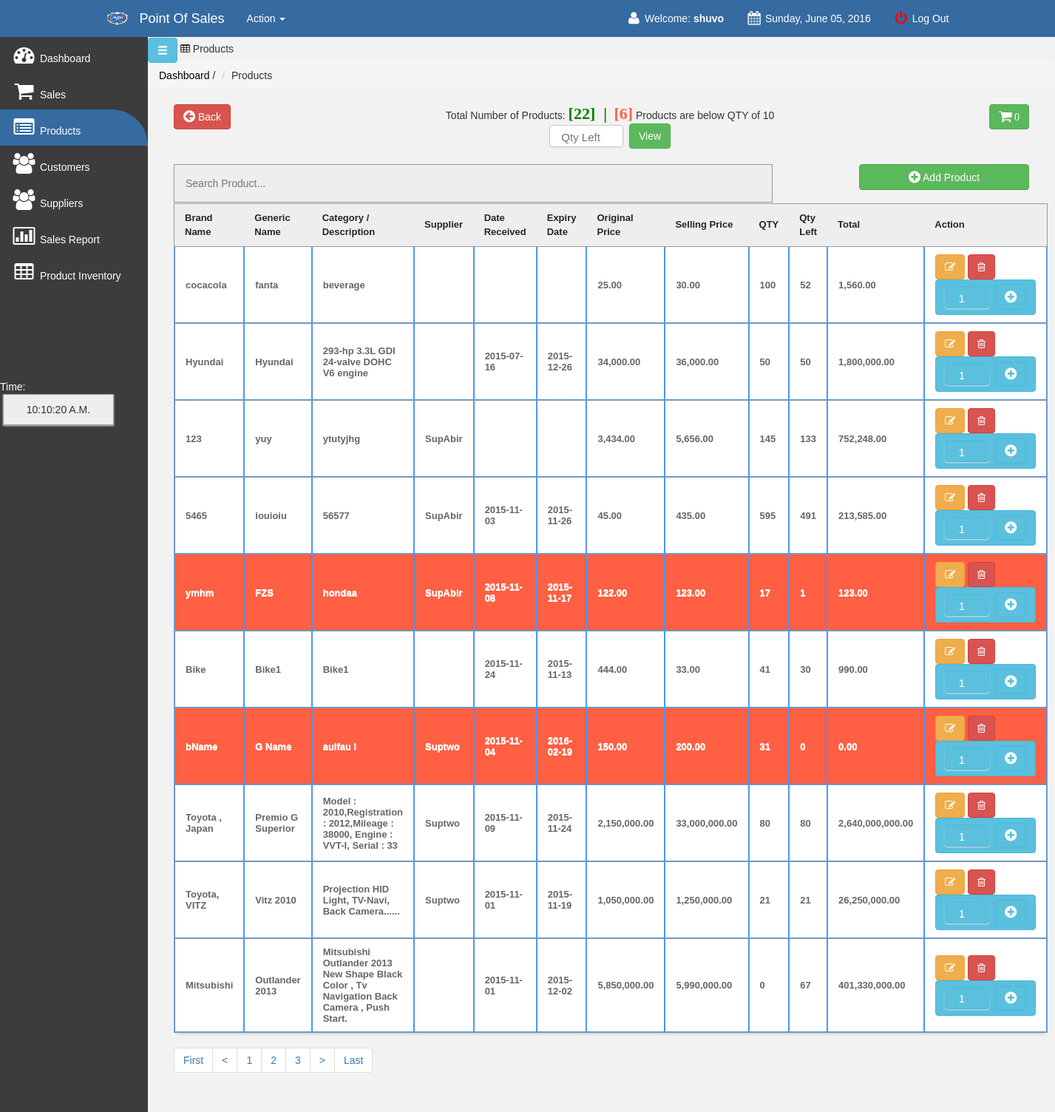
The app's page /main/products.php (signed in) with its own data.
### tables this page shows
CREATE TABLE IF NOT EXISTS `products` (
  `product_id` int(11) NOT NULL AUTO_INCREMENT,
  `product_code` varchar(200) NOT NULL,
  `gen_name` varchar(200) NOT NULL,
  `product_name` varchar(200) NOT NULL,
  `cost` varchar(100) NOT NULL,
  `o_price` varchar(100) NOT NULL,
  `price` varchar(100) NOT NULL,
  `profit` varchar(100) NOT NULL,
  `supplier` varchar(100) NOT NULL,
  `onhand_qty` int(10) NOT NULL,
  `qty` int(10) NOT NULL,
  `qty_sold` int(10) NOT NULL,
  `expiry_date` varchar(500) NOT NULL,
  `date_arrival` varchar(500) NOT NULL,
  PRIMARY KEY (`product_id`)
);

### main/products.php (the view, shortened to what this page needs)
<!DOCTYPE html>
<html>
<head>
	<link href="css/bootstrap.min.css" rel="stylesheet"/>
	<link href="css/cartstyle.css" rel="stylesheet" type="text/css" media="all" />
    <link rel="stylesheet" type="text/css" href="css/DT_bootstrap.css"/>
	<link rel="stylesheet" href="css/font-awesome.min.css"/>
	<link href="../style.css" media="screen" rel="stylesheet" type="text/css" />
	<link href="src/facebox.css" media="screen" rel="stylesheet" type="text/css" />
	<link href="css/simple-sidebar.css" rel="stylesheet">
</head>
<?php
function createRandomPassword() {
	$chars = "003232303232023232023456789";
	$i = 0;
	$pass = '' ;
	while ($i <= 7) {
		$num = rand() % 33;
		$tmp = substr($chars, $num, 1);
		$pass = $pass . $tmp;
		$i++;
	}
	return $pass;
}
$finalcode='RS-'.createRandomPassword();
?>
<body>
<div id="wrapper">
<?php include('navfixed.php');?>
	    <div id="sidebar-wrapper" style="background-color: #3C3C3C !important;">
			<ul class="nav nav-list">
				<li><a href="index.php"><i class="icon-dashboard icon-2x"></i> Dashboard </a></li>
				<li><a href="sales.php?id=cash&invoice=<?php echo $finalcode ?>"><i class="icon-shopping-cart icon-2x"></i> Sales</a>  </li>
				<li class="active" ><a href="products.php?id=cashh&invoice=<?php echo $finalcode ?>&page=<?php echo "1";?>"><i class="icon-list-alt icon-2x"></i> Products</a></li>
				<li><a href="customer.php"><i class="icon-group icon-2x"></i> Customers</a></li>
				<li><a href="supplier.php"><i class="icon-group icon-2x"></i> Suppliers</a></li>
				<li><a href="salesreport.php?d1=0&d2=0"><i class="icon-bar-chart icon-2x"></i> Sales Report</a></li>
				<li><a href="sales_inventory.php"><i class="icon-table icon-2x"></i> Product Inventory</a></li>
				<br><br><br><br><br><br>
				<li>
				<div class="hero-unit-clock">
					<form name="clock">
						<font color="white">Time: <br></font>&nbsp;<input style="width:150px;" type="submit" class="trans" name="face" value="">
					</form>
				</div>
				</li>
			</ul>
		</div>
		<a href="#menu-toggle" class="btn btn-info glyphicon glyphicon-menu-hamburger" id="menu-toggle"></a>
			<i class="icon-table"></i> Products
			<ul class="breadcrumb">
			<li><a href="index.php">Dashboard</a></li> /
			<li class="">Products&nbsp;&nbsp;</li>
			</ul>
<div id="page-content-wrapper">
	<div class="container-fluid">
	<div class="row">
		<div class="col-lg-12">
		<div style="margin-top: -19px; margin-bottom: 21px;">
			<a  href="index.php"><button class="btn btn-danger btn-large" style="float: left;"><i class="icon icon-circle-arrow-left icon-large"></i> Back</button></a>
			<div style="float:right;">
			<a rel="facebox" href="sales_pagecopy.php?pt=<?php echo $_GET['id']?>&invoice=<?php echo $_GET['invoice']?>&page=<?php echo $_GET['page']?>"><Button type="submit" class="btn btn-success" /><i class="icon-shopping-cart icon-large">
				<?php include('../connect.php');
				$result = $db->prepare("SELECT * FROM sales_order where invoice = :inv");
				$result->bindParam(':inv',$_GET['invoice']);
				$result->execute();
				echo $rowcount = $result->rowcount();
				?></i>
			</a>
			</div>
			<?php
				$result = $db->prepare("SELECT * FROM products ORDER BY qty_sold DESC");
				$result->execute();
				$rowcount = $result->rowcount();
			?>
			<?php
				if(isset($_POST['report'])){
					$get_rep = $_POST['report'];
					$result = $db->prepare("SELECT * FROM products where qty < :aa ORDER BY product_id DESC");
					$result->bindParam(':aa', $get_rep);
					$result->execute();
					$rowcount123 = $result->rowcount();
				}else{
					$result = $db->prepare("SELECT * FROM products where qty < 10 ORDER BY product_id DESC");
					$result->execute();
					$rowcount123 = $result->rowcount();
				}
			?>
			<div style="text-align:center;">
				Total Number of Products:  <font color="green" style="font:bold 22px 'Aleo';">[<?php echo $rowcount;?>]&nbsp; |</font>
				<font style="color:rgb(255, 95, 66);; font:bold 22px 'Aleo';">&nbsp;[<?php echo $rowcount123;?>]</font> Products are below QTY of 10
				<form action="" method="POST">
					<input autocomplete="off" type="number" name="qtyy" min="0" id="" class="btn btn-default" placeholder="Qty Left" style="width: 100px; height:30px; padding-top:6px; padding-bottom: 4px; margin-right: 4px; font-size:15px;" />
					<input class="btn btn-success" type="submit" value="View" />
				</form>
			</div>
		</div>
			<input type="text" style="padding:15px;" name="filter" value="" id="filter" placeholder="Search Product..." autocomplete="off" />
			<a rel="facebox" href="addproduct.php?cashh=<?php echo $_GET['id'];?>&invoice=<?php echo $_GET['invoice'];?>&page=<?php echo $_GET['page'];?>"><Button type="submit" class="btn btn-success" style="float:right; width:230px; height:35px;" /><i class="icon-plus-sign icon-large"></i> Add Product</button></a>
			<br/><br/>
				<table class="hoverTable" id="resultTable" data-responsive="table" style="text-align: left;">
					<thead>
						<tr>
							<th width="12%"> Brand Name </th>
							<th width="14%"> Generic Name </th>
							<th width="13%"> Category / Description </th>
							<th width="7%"> Supplier </th>
							<th width="9%"> Date Received </th>
							<th width="10%"> Expiry Date </th>
							<th width="6%"> Original Price </th>
							<th width="6%"> Selling Price </th>
							<th width="6%"> QTY </th>
							<th width="5%"> Qty Left </th>
							<th width="8%"> Total </th>
							<th width="8%"> Action </th>
						</tr>
					</thead>
					<tbody>
						<?php
						function formatMoney($number, $fractional=false) {
							if ($fractional) {
								$number = sprintf('%.2f', $number);
							}
							while (true) {
								$replaced = preg_replace('/(-?\d+)(\d\d\d)/', '$1,$2', $number);
								if ($replaced != $number) {
									$number = $replaced;
								} else {
									break;
								}
							}
							return $number;
						}
						if(isset($_POST['qtyy'])){
						$result = $db->prepare("SELECT *, price * qty as total FROM products WHERE qty<= :qq ORDER BY product_id DESC");
						$result->bindParam(':qq', $_POST['qtyy']);
						}else{
							$page=$_GET['page'];
							if($page==""|| $page=="1"){
								$page1= 0;
							}else{
								$page1 = ($page*10)-10;
							}
						$result= $db->prepare("SELECT *, price * qty as total FROM products LIMIT {$page1}, 10");
						}
						$result->execute();
						for($i=0; $row = $result->fetch(); $i++){
						$availableqty=$row['qty'];
						if ($availableqty < 10) {
						echo '<tr class="alert alert-warning record" style="color: #fff; background:rgb(255, 95, 66);">';
						}
						else {
						echo '<tr class="record">';
						}
						?>
						<td><?php echo $row['product_code']; ?></td>
						<td><?php echo $row['gen_name']; ?></td>
						<td><?php echo $row['product_name']; ?></td>
								<td><?php echo $row['supplier']; ?></td>
						<td><?php echo $row['date_arrival']; ?></td>
						<td><?php echo $row['expiry_date']; ?></td>
						<td><?php
						$oprice=$row['o_price'];
						echo formatMoney($oprice, true);
						?></td>
						<td><?php
						$pprice=$row['price'];
						echo formatMoney($pprice, true);
						?></td>
						<td><?php echo $row['qty_sold']; ?></td>
						<td><?php echo $row['qty']; ?></td>
						<td>
						<?php
						$total=$row['total'];
						echo formatMoney($total, true);
						?>
						</td>
						<td>
						<a rel="facebox" title="Click to edit the product" href="editproduct.php?id=<?php echo $row['product_id']; ?>&cashh=<?php echo $_GET['id'];?>&invoice=<?php echo $_GET['invoice'];?>&page=<?php echo $_GET['page'];?>"><button class="btn btn-warning"><i class="icon-edit"></i></button> </a>
						<a href="#" id="<?php echo $row['product_id']; ?>" class="delbutton" title="Click to Delete the product"><button class="btn btn-danger"><i class="icon-trash"></i></button></a>
						<form action="inin.php" method="post" >
							<div class="btn btn-info">
							<input class="btn btn-info" type="number" name="qty" value="1" min="1" max="<?php echo $row['qty']; ?>" placeholder="Qty" autocomplete="off" style="width: 60px; height:30px; padding-top:6px; padding-bottom: 4px; margin-right: 4px; font-size:15px;" required />
							<Button class="btn btn-info" type="submit"  ><i class="icon-plus-sign icon-large"></i> </button>
							</div>
						</form>
						</td>
						</tr>
						<?php
							}
						?>
					</tbody>
				</table>
			<section class="archive-pagess">
			<ul class="pagination">
				<?php
					$result = $db->prepare("SELECT * FROM products");
					$result->execute();
					$rowcount123 = $result->rowcount();
					$a = $rowcount123/10;
					$a = ceil($a);
					?>
					<li class="first <?php if($_GET['page']==1){ echo "active";}?>" ><a href="products.php?id=<?php echo $_GET['id'];?>&invoice=<?php echo $_GET['invoice'];?>&page=1" title="first page">First</a></li>
					<li class="previous"><a href="products.php?id=<?php echo $_GET['id'];?>&invoice=<?php echo $_GET['invoice'];?>&page=<?php echo $_GET['page']-1;?>" title="previous page">< </a></li>
					<?php
					for ($b=1; $b<=$a;$b++){
					?>
					<li class="<?php if($_GET['page']==$b){ echo "active";}?>"><a href="products.php?id=<?php echo $_GET['id'];?>&invoice=<?php echo $_GET['invoice'];?>&page=<?php echo $b;?>" style="text-decoration:none;"><?php echo $b." "; ?></a></li>
					<?php
						}
					?>
				<li class="next "><a href="products.php?id=<?php echo $_GET['id'];?>&invoice=<?php echo $_GET['invoice'];?>&page=<?php echo $_GET['page']+1;?>" title="next page">> </a></li>
				<li class="last <?php if($_GET['page']==$a){ echo "active";}?>""><a href="products.php?id=<?php echo $_GET['id'];?>&invoice=<?php echo $_GET['invoice'];?>&page=<?php echo $a;?>" title="last page">Last </a></li>
			</ul>
			</section>
		</div>
	</div>
	</div>
</div>
</div>
<div class="footer">
</div>
</body>
	<?php include('footer.php');?>
</html>

### main/navfixed.php (shortened to what this page needs)
<nav class="navbar navbar-default navbar-fixed-top" style="background-color: #356BA1 !important; border-bottom:none">
      <div class="container">
        <div class="navbar-header">
		  <a href="index.php"  ><img src="images/almadinalogo.png" alt="Al-Madina" class="navbar-brand"width="60px" height="40px"/></a>
          <a class="navbar-brand" href="index.php" style="color: #fff;"> Point Of Sales </a>
        </div>
        <div id="navbar" class="navbar-collapse collapse">
          <ul class="nav navbar-nav">
            <li class="dropdown">
              <a href="#" class="dropdown-toggle" data-toggle="dropdown" role="button" aria-haspopup="true" aria-expanded="false"  style="color: #fff;">Action <span class="caret"></span></a>
            </li>
          </ul>
          <ul class="nav navbar-nav navbar-right">
            <li title="<?php echo $_SESSION['SESS_LAST_NAME'];?>"><a style="color: #fff;"><i class="icon-user icon-large"></i> Welcome:<strong> <?php echo $_SESSION['SESS_LOGIN_NAME'];?></strong></a></li>
            <li><a style="color: #fff;"><i class="icon-calendar icon-large"></i>
								<?php
								$Today = date('y:m:d',mktime());
								$new = date('l, F d, Y', strtotime($Today));
								echo $new;
								?>
				</a>
			</li>
            <li class="activee"><a href="logout.php" style="color: #fff;"><font color="red"><i class="icon-off icon-large"></i></font> Log Out</a></li>
          </ul>
        </div>
      </div>
    </nav>

### main/footer.php (shortened to what this page needs)
<link href="vendors/chosen.min.css" rel="stylesheet" media="screen">

### main/css/cartstyle.css (style rules this page uses)
body { background:url(../images/back.png); font-family: 'Cabin', sans-serif; }
body a { transition: 0.5s all; -webkit-transition: 0.5s all; -o-transition: 0.5s all; -moz-transition: 0.5s all; -ms-transition: 0.5s all; }
ul { padding: 0; margin: 0; }
.footer { padding: 1.5em 0; }

### style.css (style rules this page uses)
td a { color:darkblue; }
body { padding-top: 50px; padding-bottom: 40px; background-color: #F2F2F2 }
ul li a { color: #fff; font-family: 'Source Sans Pro', sans-serif; font-weight: normal; margin: 0; }
input { border: 1px solid #999; background: #EEEEEE; padding: 10px; box-shadow:0 1px 2px #ddd; -moz-box-shadow:0 1px 2px #ddd; -webkit-box-shadow:0 1px 2px #ddd; }
button a, a:hover { color:#fff; text-decoration:none; }
#filter { width: 70%; float:left; }
.breadcrumb li a { color: black; }
#resultTable { border-collapse: separate; background-color: #FFFFFF; border-spacing: 0; max-width: 100%; }
#resultTable { color: #666666; text-shadow: 0 1px 0 #FFFFFF; width: 100%; border: 1px solid #999999; box-shadow: 0 5px 5px -5px rgba(0, 0, 0, 0.3); margin-top: 13px; }
#resultTable thead tr th { background: none repeat scroll 0 0 #EEEEEE; color: #222222; padding: 10px 14px; text-align: left; border-top: 0 none; font-size: 13px; }
#resultTable tbody tr td { font: bold 13px 'Arial'; text-align: left; padding: 10px 14px; border-top: 1px solid #999999; }
#resultTable td { padding:7px; border:#4e95f4 1px solid; }
#resultTable tr { background: #fff; }

### main/css/simple-sidebar.css (style rules this page uses)
#wrapper { padding-left: 0; -webkit-transition: all 0.5s ease; -moz-transition: all 0.5s ease; -o-transition: all 0.5s ease; transition: all 0.5s ease; }
#sidebar-wrapper { z-index: 1000; position: fixed; left: 200px; width: 0; height: 100%; margin-left: -200px; overflow-y: auto; background: #F8F8F8; -webkit-transition: all 0.5s ease; -moz-transition: all 0.5s ease; -o-transition: all 0.5s ease; transition: all 0.5s ease; }
#page-content-wrapper { width: 100%; position: absolute; padding: 15px; }
@media (min-width:768px) { #wrapper { padding-left: 200px; } }
@media (min-width:768px) { #sidebar-wrapper { width: 200px; } }
@media (min-width:768px) { #page-content-wrapper { padding: 20px; position: relative; } }

### main/products.php (style rules this page uses)
.active { background-color: #356BA1; border-radius: 0px 50px 0px 0px; }

### records on screen
products: product_code "cocacola", gen_name "fanta", product_name "beverage", o_price "25.00", price "30.00", qty_sold "100", qty "52", total "1,560.00"
products: product_code "Hyundai", gen_name "Hyundai", product_name "293-hp 3.3L GDI 24-valve DOHC V6 engine", date_arrival "2015-07-16", expiry_date "2015-12-26", o_price "34,000.00", price "36,000.00", qty_sold "50", qty "50", total "1,800,000.00"
products: product_code "123", gen_name "yuy", product_name "ytutyjhg", supplier "SupAbir", o_price "3,434.00", price "5,656.00", qty_sold "145", qty "133", total "752,248.00"
products: product_code "5465", gen_name "iouioiu", product_name "56577", supplier "SupAbir", date_arrival "2015-11-03", expiry_date "2015-11-26", o_price "45.00", price "435.00", qty_sold "595", qty "491", total "213,585.00"
products: product_code "ymhm", gen_name "FZS", product_name "hondaa", supplier "SupAbir", date_arrival "2015-11-08", expiry_date "2015-11-17", o_price "122.00", price "123.00", qty_sold "17", qty "1", total "123.00"
products: product_code "Bike", gen_name "Bike1", product_name "Bike1", date_arrival "2015-11-24", expiry_date "2015-11-13", o_price "444.00", price "33.00", qty_sold "41", qty "30", total "990.00"
products: product_code "bName", gen_name "G Name", product_name "aulfau l", supplier "Suptwo", date_arrival "2015-11-04", expiry_date "2016-02-19", o_price "150.00", price "200.00", qty_sold "31", qty "0", total "0.00"
products: product_code "Toyota , Japan", gen_name "Premio G Superior", product_name "Model : 2010,Registration : 2012,Mileage : 38000, Engine : VVT-I, Serial : 33", supplier "Suptwo", date_arrival "2015-11-09", expiry_date "2015-11-24", o_price "2,150,000.00", price "33,000,000.00", qty_sold "80", qty "80", total "2,640,000,000.00"
products: product_code "Toyota, VITZ", gen_name "Vitz 2010", product_name "Projection HID Light, TV-Navi, Back Camera......", supplier "Suptwo", date_arrival "2015-11-01", expiry_date "2015-11-19", o_price "1,050,000.00", price "1,250,000.00", qty_sold "21", qty "21", total "26,250,000.00"
products: product_code "Mitsubishi", gen_name "Outlander 2013", product_name "Mitsubishi Outlander 2013 New Shape Black Color , Tv Navigation Back Camera , Push Start.", date_arrival "2015-11-01", expiry_date "2015-12-02", o_price "5,850,000.00", price "5,990,000.00", qty_sold "0", qty "67", total "401,330,000.00"

### other values on screen
$_SESSION['SESS_LOGIN_NAME'] "shuvo"
$new "Sunday, June 05, 2016"
$rowcount = $result->rowcount() "0"
$rowcount "22"
$rowcount123 "6"
